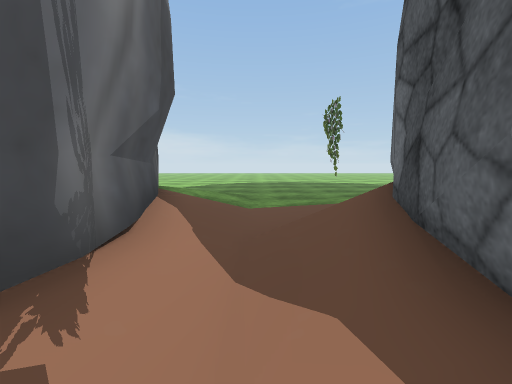
[1] (above)

16 first-person views from a walk through a 3-D level made in the Unity game engine. The camera is 1.2 m above the floor, tilts 6° down and sees 90° across. The floor is counted in squares, 1 m on a side. Each view is taken from the middle of a square. On the plan, view 1 faces up. The plan holds only what a view shows up to about 12 squares ahead; the rest is blank. The place goes on beyond the plan. The player character is not drawn. Some surface patterns are stand-ins.

[2]
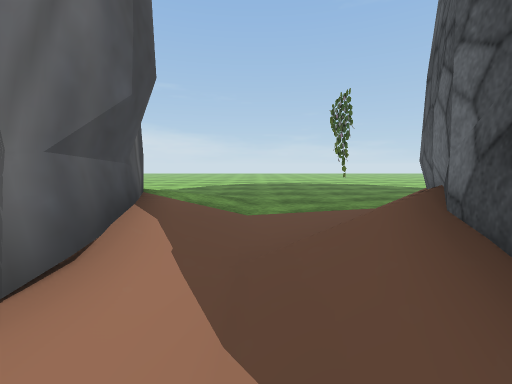

[3]
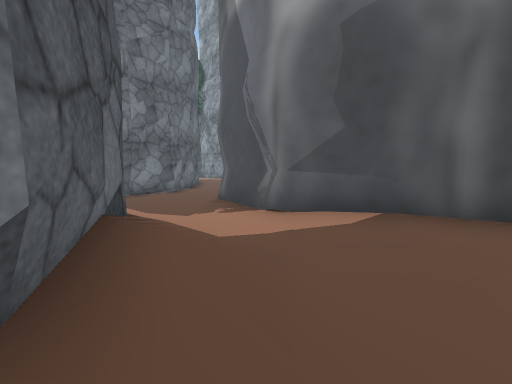

[4]
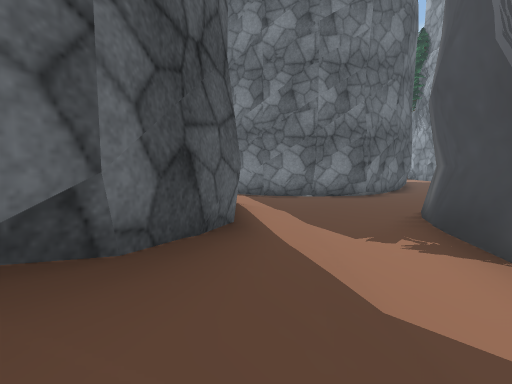

[5]
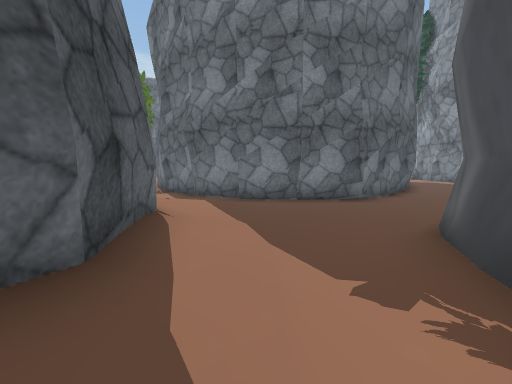

[6]
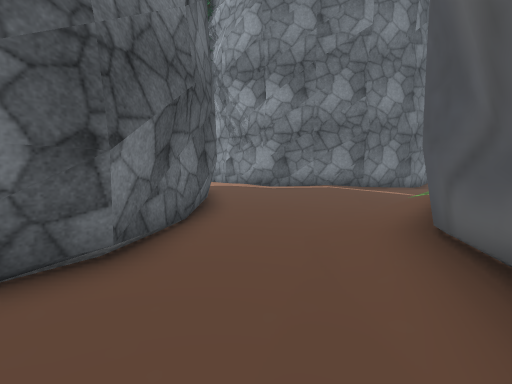

[7]
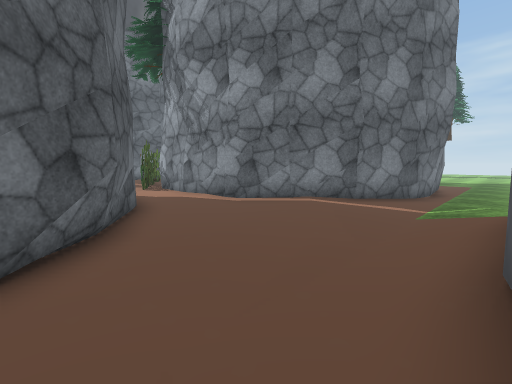

[8]
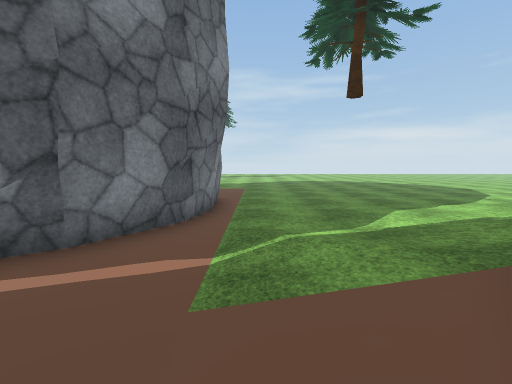

[9]
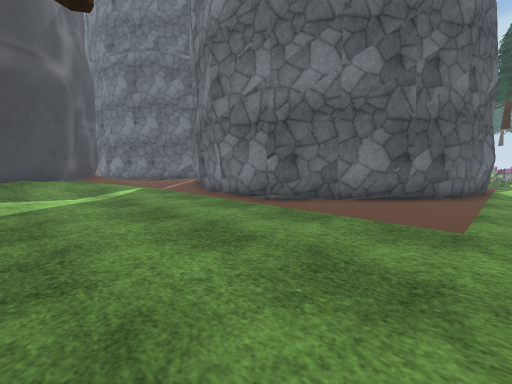

[10]
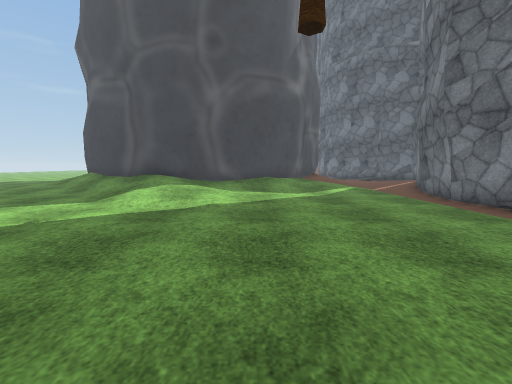

[11]
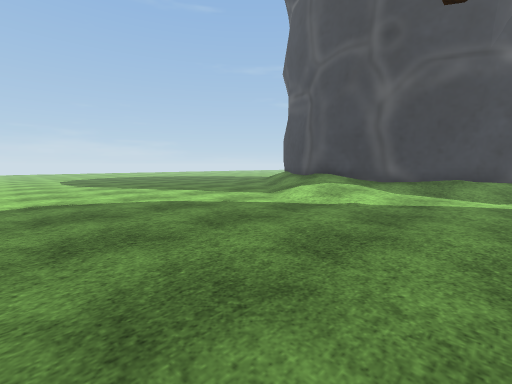

[12]
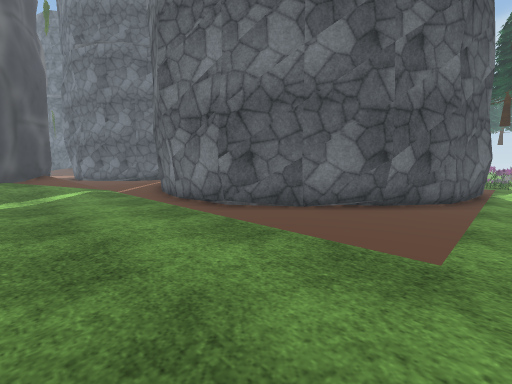

[13]
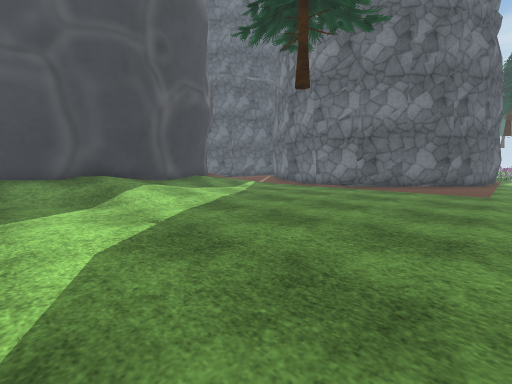

[14]
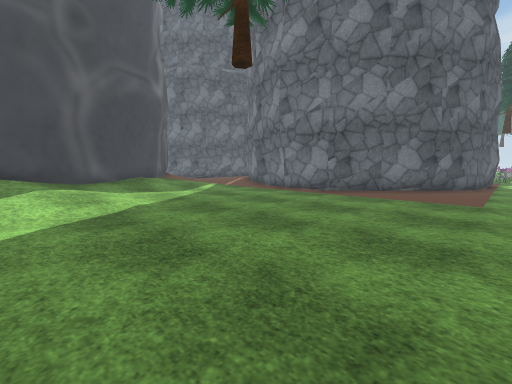

[15]
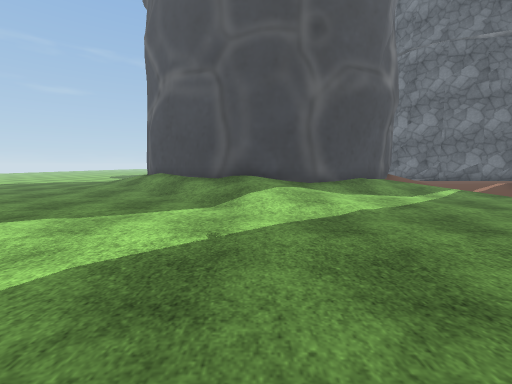

[16]
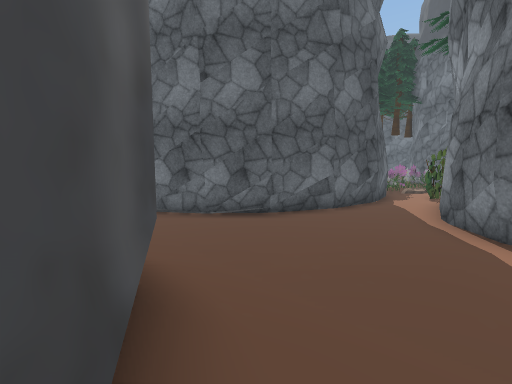

### Floor plan
Key: @ floor where view 1 was taken; # wall or solid block; . main floor; : floor 0.25 m higher than the main floor; + floor 0.5 m higher than the main floor; / step, stairs or slope; B bush; O other object.
Columns run from 27 left of view 1 to 4 right of it. Each row starts with its distance up from view 1.
  7 ...........O##          #//.../
  6 ........../##           ##/../#
  5 .........//#             #/.//#
  4 ........//+#             #///##
  3 ......../:+#             #://#
  2 .........:/#             #://#
  1 ...........##           ##///#
  0 .........../#           #/.@/#
 -1 .........../##          #..//#
 -2 ...........//###        ...//
 -3 ............///##   ## ...../:
 -4 ............:///#####/......::
 -5 ..............////...........
 -6 ......####.............####..
 -7 .....##  ###..........###   ##..
 -8 ....##     ###:......##      ##.
 -9 ..###        ##.....##        ##
-10 ..#           ##...##
-11 .##            #...#
-12 .#             #::##
-13 .#             #::#
-14 .#             #::#
-15 .              #::#
-16                #BB#

Positions as (right, up) in squares from view 1, and headings:
1: (0, 0), facing up
2: (0, 1), facing up
3: (3, 7), facing down-left
4: (1, 5), facing down
5: (0, 3), facing down
6: (-3, -3), facing down-left
7: (-6, -4), facing down-left
8: (-11, -5), facing left
9: (-27, 0), facing down-right
10: (-27, 0), facing right
11: (-27, -2), facing up-right
12: (-27, -2), facing down-right
13: (-27, 7), facing down-right
14: (-27, 4), facing down-right
15: (-26, 4), facing right
16: (-13, -3), facing down-right
